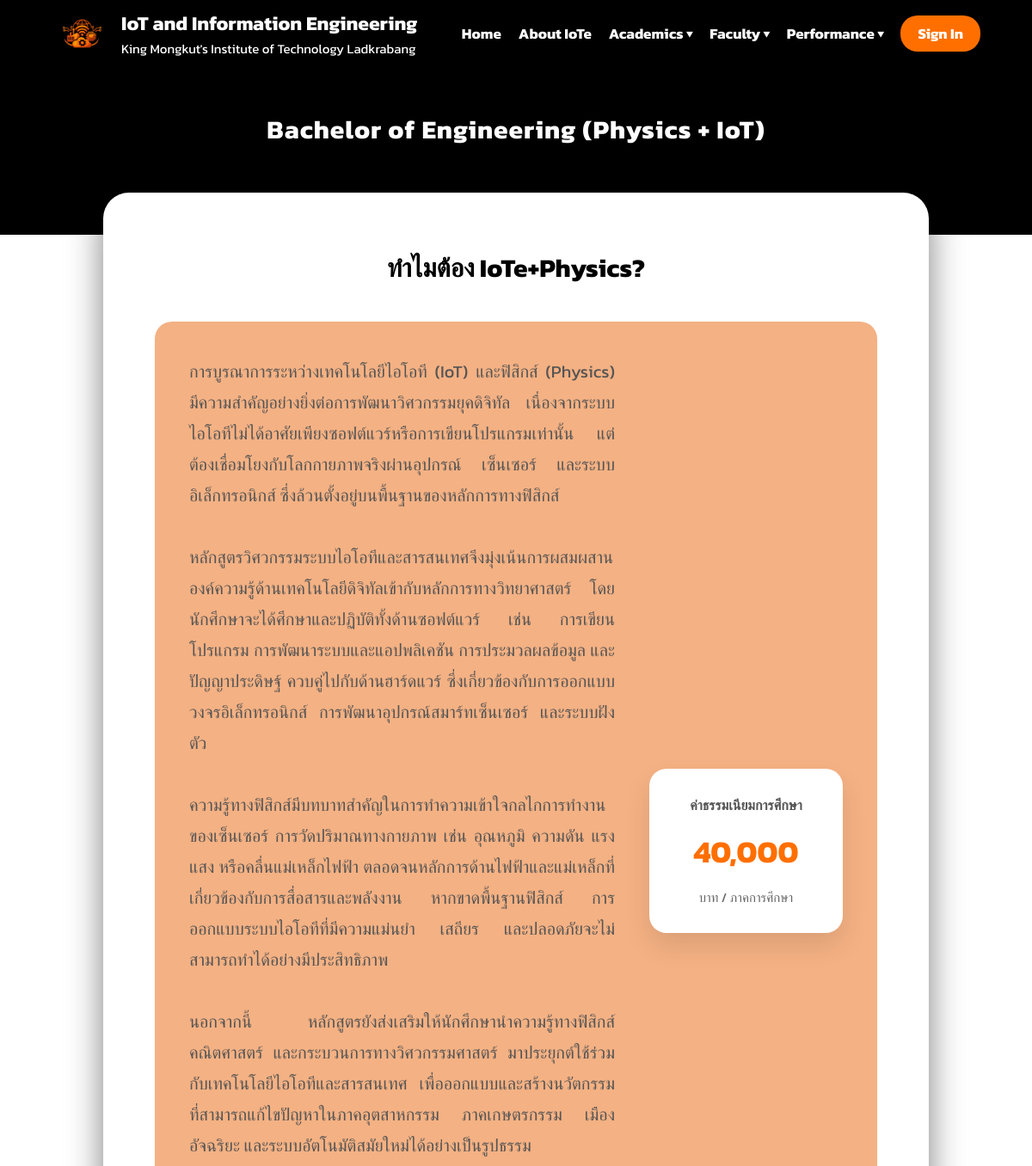
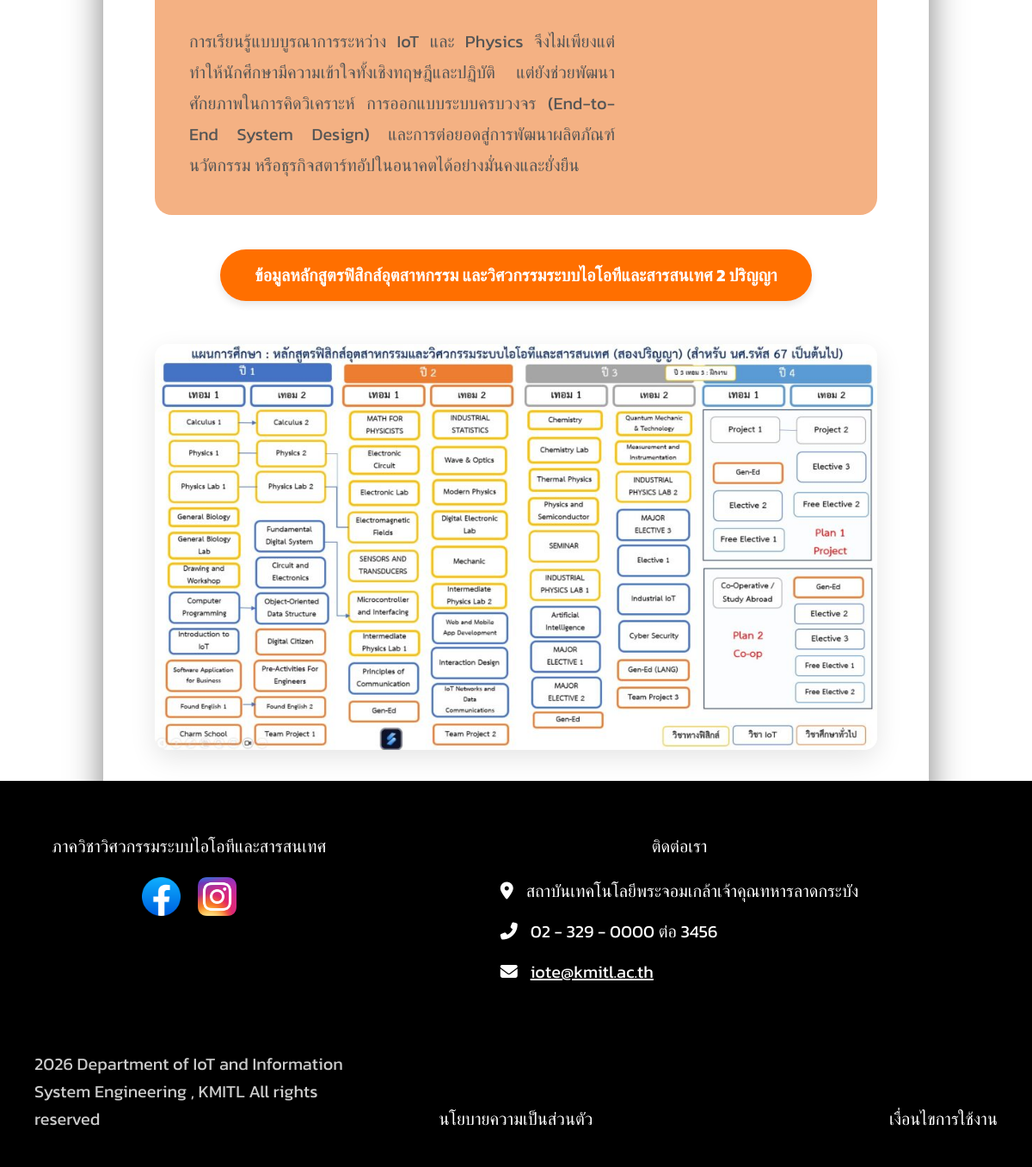
The page /academic2.php on the database its author committed (2 pictures, top to bottom).
### tables this page shows
CREATE TABLE `academic2` (
  `id` int(11) NOT NULL,
  `title` varchar(255) DEFAULT NULL,
  `content` text DEFAULT NULL,
  `tuition` varchar(100) DEFAULT NULL,
  `bg_color` varchar(20) DEFAULT NULL,
  `image_path` varchar(255) DEFAULT NULL,
  `pdf_path` varchar(255) DEFAULT NULL,
  `created_at` timestamp NOT NULL DEFAULT current_timestamp()
);

### academic2.php (the view, shortened to what this page needs)
<?php
include 'includes/db.php';
$result = $conn->query("SELECT * FROM academic2 ORDER BY id DESC LIMIT 1");
$data = $result->fetch_assoc();
?>
<!DOCTYPE html>
<html lang="th">
<head>
    <link rel="stylesheet" href="css/style.css">
    <link rel="stylesheet" href="css/academic.css">
</head>
<body>
    <?php include 'includes/navbar.php'; ?>
    <div class="page-header">
        Bachelor of Engineering (Physics + IoT)
    </div>
    <div class="page-background">
        <div class="content-card">
            <h2 class="academic-title"><?= htmlspecialchars($data['title'] ?? 'ยังไม่มีข้อมูล') ?></h2>
            <div class="info-box" style="background-color: <?= htmlspecialchars($data['bg_color'] ?? '#ffffff') ?>">
                <div class="text">
                    <?= nl2br(htmlspecialchars($data['content'] ?? 'ยังไม่มีเนื้อหาในระบบ')) ?>
                </div>
                <div class="tuition">
                    <p>ค่าธรรมเนียมการศึกษา</p>
                    <h3><?= number_format((float)($data['tuition'] ?? 0)) ?></h3>
                    <span>บาท / ภาคการศึกษา</span>
                </div>
            </div>
            <div class="button-group">
                <?php if (!empty($data['pdf_path'])) : ?>
                    <a href="<?= htmlspecialchars($data['pdf_path']) ?>" target="_blank" class="main-btn">
                        ข้อมูลหลักสูตรฟิสิกส์อุตสาหกรรม และวิศวกรรมระบบไอโอทีและสารสนเทศ 2 ปริญญา
                    </a>
                <?php endif; ?>
            </div>
            <div class="curriculum">
                <?php if (!empty($data['image_path'])) : ?>
                    <img src="<?= htmlspecialchars($data['image_path']) ?>" alt="แผนการศึกษา">
                <?php endif; ?>
            </div>
        </div>
    </div>
    <?php include 'includes/footer.php'; ?>
</body>
</html>

### css/style.css (style rules this page uses)
*:not(i) { font-family: 'Kanit', sans-serif !important; }
* { box-sizing: border-box; }
body { margin: 0; background-color: #0b0b0b; color: #333; }
.page-header { background-color: #000; color: white; text-align: center; padding: 50px 20px 100px 20px; font-size: 30px; font-weight: bold; letter-spacing: 1px; }
.page-background { background-color: #ffffff; min-height: 100vh; padding-bottom: 0px; padding-top: 1px; position: relative; }
.content-card { background-color: #ffffff; border-radius: 30px; box-shadow: 0 10px 40px rgba(0, 0, 0, 0.5); margin: -50px 120px 0 120px; padding: 40px 5% 80px 5%; min-height: 80vh; position: relative; z-index: 10; }

### css/academic.css (style rules this page uses)
.academic-title { text-align: center; margin-bottom: 40px; font-size: 30px; color: #000; font-weight: bold; }
.info-box { display: flex; gap: 40px; padding: 40px; border-radius: 20px; align-items: center; width: 100%; }
.text { flex: 3; line-height: 1.8; min-width: 0; font-size: 20px; color: #555555; text-align: justify; }
.tuition { flex: 1; background: white; padding: 30px; border-radius: 20px; text-align: center; box-shadow: 0 15px 30px rgba(0,0,0,0.1); display: flex; flex-direction: column; justify-content: center; height: fit-content; }
.tuition p { margin: 0; font-size: 16px; color: #555; font-weight: bold; }
.tuition h3 { margin: 15px 0; font-size: 36px; color: #FF6F00; }
.tuition span { font-size: 15px; color: #666; }
.button-group { text-align: center; margin-top: 40px; }
.main-btn { display: inline-block; background: #FF6F00; color: white; padding: 15px 40px; border-radius: 50px; text-decoration: none; font-size: 20px; font-weight: bold; box-shadow: 0 4px 10px rgba(0,0,0,0.1); transition: transform 0.2s ease, background-color 0.2s ease; }
.curriculum { text-align: center; margin-top: 50px; }
.curriculum img { max-width: 100%; height: auto; border-radius: 15px; box-shadow: 0 10px 30px rgba(0,0,0,0.1); }

### rows shown on the page
academic2: title "ทำไมต้อง IoTe+Physics?", content "การบูรณาการระหว่างเทคโนโลยีไอโอที (IoT) และฟิสิกส์ (Physics) มีความสำคัญอย่างยิ่งต่อการพัฒนาวิศวกรรมยุคดิจิทัล เนื่องจากระบบไอโอทีไม่ได้อาศัยเพียงซอฟต์แวร์หรือการเขียนโปรแกรมเท่านั้น แต่ต้องเชื่อมโยงกับโลกกายภาพจริงผ่านอุปกรณ์ เซ็นเซอร์ และระบบอิเล็กทรอนิกส์ ซึ่งล้วนตั้งอยู่บนพื้นฐานของหลักการทางฟิสิกส์ หลักสูตรวิศวกรรมระบบไอโอทีและสารสนเทศจึงมุ่งเน้นการผสมผสานองค์ความรู้ด้านเทคโนโลยีดิจิทัลเข้ากับหลักการทางวิทยาศาสตร์ โดยนักศึกษาจะได้ศึกษาและปฏิบัติทั้งด้านซอฟต์แวร์ เช่น การเขียนโปรแกรม การพัฒนาระบบและแอปพลิเคชัน การประมวลผลข้อมูล และปัญญาประดิษฐ์ ควบคู่ไปกับด้านฮาร์ดแวร์ ซึ่งเกี่ยวข้องกับการออกแบบวงจรอิเล็กทรอนิกส์ การพัฒนาอุปกรณ์สมาร์ทเซ็นเซอร์ และระบบฝังตัว…", tuition "40,000", image_path (picture)
